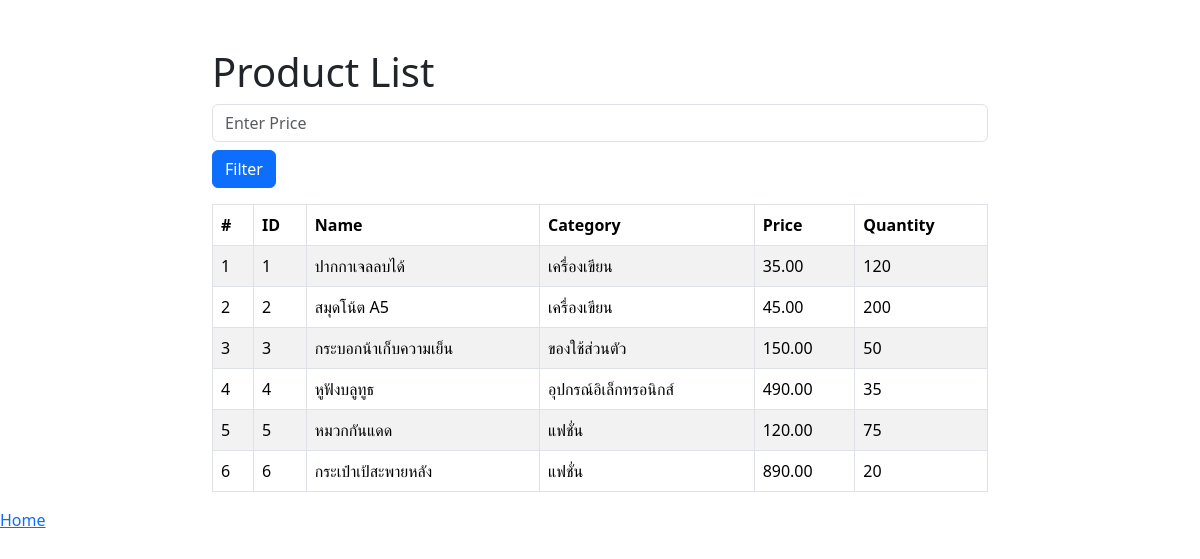
The page /W08_01_ProductformDB.php on the database its author committed.
### tables this page shows
CREATE TABLE products ( product_id INT AUTO_INCREMENT PRIMARY KEY, product_name VARCHAR(100) 
NOT NULL, description TEXT, price DECIMAL(10,2) NOT NULL, stock_quantity INT NOT NULL, category VARCHAR(50),
 created_at TIMESTAMP DEFAULT CURRENT_TIMESTAMP );

### W08_01_ProductformDB.php (the view, shortened to what this page needs)
<?php
require_once 'W07_01_connectDB.php';
?>
<!DOCTYPE html>
<html lang="en">
<head>
    <link rel = "stylesheet" href = https://cdn.jsdelivr.net/npm/bootstrap@5.3.7/dist/css/bootstrap.min.css></link>
    <link href="https://cdn.datatables.net/2.0.8/css/dataTables.dataTables.min.css" rel="stylesheet">
</head>
<body>
  <?php
  $sql = "SELECT * FROM products";
  $stmt = $conn -> prepare($sql);
  $stmt -> execute();
  $data =  $stmt->fetchAll(PDO::FETCH_ASSOC);
?>
<div class="container mt-5">
    <h1>Product List</h1>
    <form action="" method="POST" class="mb-3">
        <div>
            <input type="number" name="price" placeholder="Enter Price" class="form-control mb-2">
            <button type="submit" class="btn btn-primary">Filter</button>
        </div>
    </form>
    <table id="productTable" class ="table table-striped table-bordered">
        <thead>
            <tr>
                <th>#</th>
                <th>ID</th>
                <th>Name</th>
                <th>Category</th>
                <th>Price</th>
                <th>Quantity</th>
            </tr>
        </thead>
        <tbody>
            <?php
                if(isset($_POST['price']) && !empty($_POST['price'])) {
                    $filter_price = $_POST['price'];
                    $filteredProducts = array_filter($products, function($product) use ($filter_price) {
                        return $product['price'] == $filter_price;
                     }
                );
                $filteredProducts = array_values($filteredProducts);
    } else {
        $filteredProducts = $data;
    }
                foreach($filteredProducts  as $index => $product){
            echo "<tr>";
            echo "<td>" . ($index+1). "</td>";
            echo "<td>" . $product["product_id"]. "</td>";
            echo "<td>" . $product["product_name"] . "</td>";
            echo "<td>" . $product["category"] . "</td>";
            echo "<td>" . $product["price"] . "</td>";
            echo "<td>" . $product["stock_quantity"] . "</td>";
            echo "</tr>";
                }
            ?>
        </tbody>
    </table>
</div>
<a href="index.php">Home</a>
</body>
</html>

### W08_01_ProductformDB.php (style rules this page uses)
.container { max-width: 800px; }

### rows shown on the page
products: product_id "1", product_name "ปากกาเจลลบได้", category "เครื่องเขียน", price "35.00", stock_quantity "120"
products: product_id "2", product_name "สมุดโน้ต A5", category "เครื่องเขียน", price "45.00", stock_quantity "200"
products: product_id "3", product_name "กระบอกน้าเก็บความเย็น", category "ของใช้ส่วนตัว", price "150.00", stock_quantity "50"
products: product_id "4", product_name "หูฟังบลูทูธ", category "อุปกรณ์อิเล็กทรอนิกส์", price "490.00", stock_quantity "35"
products: product_id "5", product_name "หมวกกันแดด", category "แฟชั่น", price "120.00", stock_quantity "75"
products: product_id "6", product_name "กระเป๋าเป้สะพายหลัง", category "แฟชั่น", price "890.00", stock_quantity "20"
